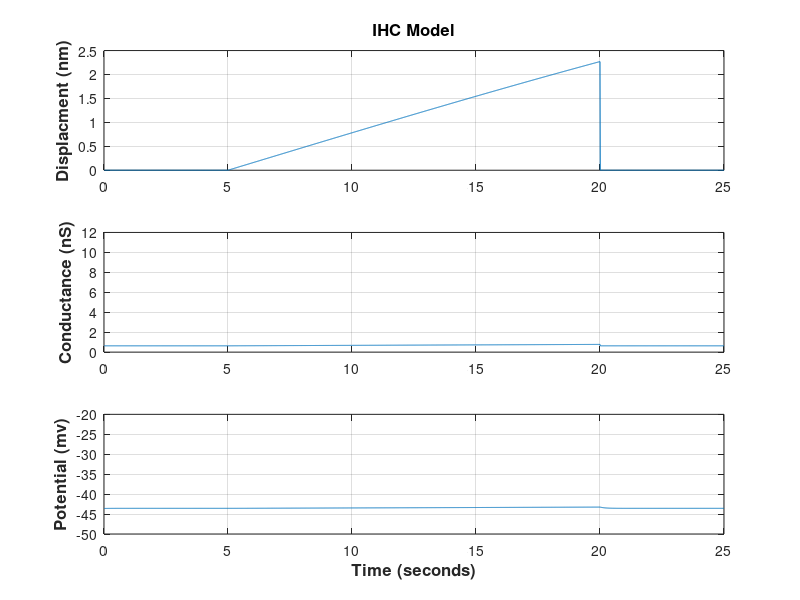

Reproduce this figure in MATLAB.
% IHC_demo.m
%
%						Inner Hair Cell Receptor Potential Model
%
%									David C. Mountain, Ph.D.
%										Boston University
%									Hearing Reseach Center
%
%  Model uses realistic transducer conductance and membrane time 
%  constant, but assumes basolateral membrane conductance is linear
%  This model assumes that the tension-gated channels are the only
%  apical channels.  Basolateral impedance is modeled as Rb/(Tau jw + 1)
%  and is implemented as a digital filter using the bilinear transform.
%
N = 2500;					% Number of time samples
Rate = 100000;				% Sampling rate (samples/s)
InArray  = zeros(1,N);	% Input waveform
Ga			= zeros(1,N);	% Apical conductance
OutArray = zeros(1,N);	% Output array for receptor potential
Time		= zeros(1,N);	% Time scale

% model parameters are from:
%
% Mountain, D.C and Cody, A.R. (1999)
% MULTIPLE MODES OF INNER HAIR CELL STIMULATION.
% Hearing Research 132: 1-14.

X0  = 27.0;		%{nm}
X1  = 27.0;		%{nm}
Sx0 = 85.0;		%{nm}
Sx1 = 11.0;		%{nm}
Gmax= 1.16e-8;		% 10 nS

Em	= -0.045;				% IHC basal membrane equilibrium potential = -45 mv
EP = .090-Em;				% driving potential = EP - IHC equilibrium potential = 125 mv
Rb = 1/58.8e-9;			% IHC basal resistance = 17 MOhms     
Tau = 0.0002;				% IHC time constant = 0.2 ms

Ga0   	= Gmax/(1+exp(X0/Sx0)*(1+exp(X1/Sx1)));	% apical conductance in quiet
deltaT 	= 1.0/Rate;			% Time step


A     	= 1/((Tau*2.0)/deltaT + 1);	%Coefficient used for membrane filter
B     	= Tau*2.0/deltaT - 1;			%Coefficient used for membrane filter

% Set up some initial conditions
Ga(1)   	= Ga0;
OldVm		= 0.0014;
Vm			= OldVm;
OldIR 	= 0.0014;
%
% Prompt the user for stimulus parameters
%
f = input('Frequency of tone (Hz) ==>');
amp=input('Cilia displacement (nm peak) ==>');
omega = 2*pi*f/1000;	%scale to kradians/s

Nstart 	= 500;	% start after delay in order to show resting potential
Nstop		= 2000;	% stop before end of record in order to show resting potential

Tstart	= deltaT*Nstart*1000;	% turn-on time for sinewave stimulus

for i = 1 : N					
   Time(i) = i*deltaT*1000;	% load the time array for plotting, scale to ms
	end;

for i = Nstart : Nstop						
   InArray(i) = amp*sin(omega*(Time(i)-Tstart));	% create input waveform
   end;
   
for i = 1 : N		%begin integration loop

   if i >1 OldIR = IR;
      end;
      Disp = InArray(i);
      Ga(i)   	= Gmax/(1+exp((X0-Disp)/Sx0)*(1+exp((X1-Disp)/Sx1)));
      IR = Ga(i)*(EP-Vm)*Rb;	%IR is the expected receptor potential if no membrane filtering
      OldVm = Vm;
      Vm    = A*(IR + OldIR+B*OldVm);			%this takes care of the membrane filtering
      OutArray(i) = (Em + Vm)*1000;				%scale from volts to mv and add Em

end;  %{integration loop}

Ga = 1e9*Ga;		% scale apical conductance to nS for plotting purposes

Fig=figure;				%Start generating the figure (assume 1024x768 display
set(Fig, 'Position',[5  100   600   600])	%Position it on the left side of screen
shg;

subplot(3,1,1)
plot(Time, InArray);
% autoscale axis since wide range of amplitudes can be used
grid;
ylabel('Displacment (nm)','FontSize',12,'FontWeight','bold');
title('IHC Model','FontSize',12,'FontWeight','bold');

subplot(3,1,2)
plot(Time, Ga);
axis([0 max(Time) 0 12]);
grid;
ylabel('Conductance (nS)','FontSize',12,'FontWeight','bold');

subplot(3,1,3)
plot(Time, OutArray);
axis([0 max(Time) -50 -20]);
grid;
xlabel('Time (seconds)','FontSize',12,'FontWeight','bold');
ylabel('Potential (mv)','FontSize',12,'FontWeight','bold');

